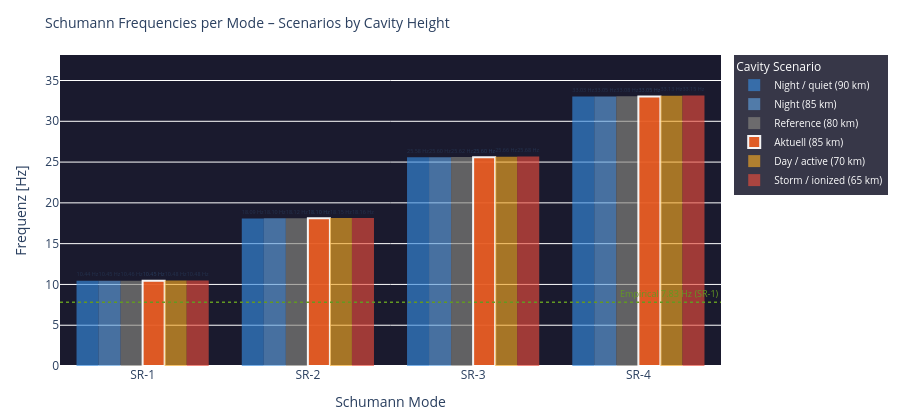

The code cell stored with this chart in its notebook:
### Code cell
# ============================================================
# RESONANCE CONDITIONS – Schumann frequencies as bar chart
# Each SR mode: frequency at different cavity heights
# ============================================================

modi        = [1, 2, 3, 4]
h_scenarios = {
    'Night / quiet (90 km)':   90.0,
    'Night (85 km)':           85.0,
    'Reference (80 km)':        80.0,
    f'Aktuell ({h_eff:.0f} km)': float(h_eff),
    'Day / active (70 km)':     70.0,
    'Storm / ionized (65 km)': 65.0,
}
colors_h = ['#378ADD','#5F9FDD','#888780','#E85D24','#F2A623','#e74c3c']

fig = go.Figure()

x_labels = [f'SR-{n}' for n in modi]

for i, (label, h) in enumerate(h_scenarios.items()):
    freqs = [schumann_freq(n, h) for n in modi]
    # Highlight if this is the current height
    is_current = abs(h - float(h_eff)) < 0.1
    fig.add_trace(go.Bar(
        name=label,
        x=x_labels,
        y=freqs,
        marker_color=colors_h[i],
        opacity=0.95 if is_current else 0.65,
        marker_line=dict(color='white', width=2) if is_current else dict(width=0),
        text=[f'{f:.2f} Hz' for f in freqs],
        textposition='outside',
        textfont=dict(size=8),
    ))

# Referenz-Linie SR-1 = 7.83 Hz (empirisch)
fig.add_hline(y=7.83, line_dash='dot', line_color='#639922', line_width=1.5,
              annotation_text='Empirical 7.83 Hz (SR-1)',
              annotation_font=dict(size=9, color='#639922'))

fig.update_layout(
    title=dict(text='Schumann Frequencies per Mode – Scenarios by Cavity Height', font=dict(size=14)),
    barmode='group',
    xaxis=dict(title='Schumann Mode'),
    yaxis=dict(title='Frequenz [Hz]', range=[0, max(schumann_freq(4, 65)*1.15, 38)]),
    height=420,
    plot_bgcolor='#1a1a2e',
    paper_bgcolor='rgba(0,0,0,0)',
    legend=dict(title='Cavity Scenario', bgcolor='rgba(20,20,40,0.85)',
                font=dict(color='white', size=10)),
    margin=dict(l=60, r=30, t=55, b=50)
)
fig.show()

# Textausgabe Delta zur Referenz
print(f'\nFrequency delta (current {h_eff:.0f} km vs. reference 80 km):')
ref_f = {n: schumann_freq(n, 80.0) for n in modi}
act_f = {n: schumann_freq(n, float(h_eff)) for n in modi}
for n in modi:
    d = (act_f[n] - ref_f[n]) * 1000
    print(f'  SR-{n}: {act_f[n]:.4f} Hz  (Ref {ref_f[n]:.4f} Hz  Δ {d:+.1f} mHz)')

### Figure 1 — Plotly figure (JSON) as saved in the notebook; plotly's stock layout.template omitted (floating-point values rounded to 4 significant figures)
{"data": [{"marker": {"color": "#378ADD", "line": {"width": 0}}, "name": "Night / quiet (90 km)", "opacity": 0.65, "text": ["10.44 Hz", "18.09 Hz", "25.58 Hz", "33.03 Hz"], "textfont": {"size": 8}, "textposition": "outside", "type": "bar", "x": ["SR-1", "SR-2", "SR-3", "SR-4"], "y": [10.44, 18.09, 25.58, 33.03]}, {"marker": {"color": "#5F9FDD", "line": {"width": 0}}, "name": "Night (85 km)", "opacity": 0.65, "text": ["10.45 Hz", "18.10 Hz", "25.60 Hz", "33.05 Hz"], "textfont": {"size": 8}, "textposition": "outside", "type": "bar", "x": ["SR-1", "SR-2", "SR-3", "SR-4"], "y": [10.45, 18.1, 25.6, 33.05]}, {"marker": {"color": "#888780", "line": {"width": 0}}, "name": "Reference (80 km)", "opacity": 0.65, "text": ["10.46 Hz", "18.12 Hz", "25.62 Hz", "33.08 Hz"], "textfont": {"size": 8}, "textposition": "outside", "type": "bar", "x": ["SR-1", "SR-2", "SR-3", "SR-4"], "y": [10.46, 18.12, 25.62, 33.08]}, {"marker": {"color": "#E85D24", "line": {"color": "white", "width": 2}}, "name": "Aktuell (85 km)", "opacity": 0.95, "text": ["10.45 Hz", "18.10 Hz", "25.60 Hz", "33.05 Hz"], "textfont": {"size": 8}, "textposition": "outside", "type": "bar", "x": ["SR-1", "SR-2", "SR-3", "SR-4"], "y": [10.45, 18.1, 25.6, 33.05]}, {"marker": {"color": "#F2A623", "line": {"width": 0}}, "name": "Day / active (70 km)", "opacity": 0.65, "text": ["10.48 Hz", "18.15 Hz", "25.66 Hz", "33.13 Hz"], "textfont": {"size": 8}, "textposition": "outside", "type": "bar", "x": ["SR-1", "SR-2", "SR-3", "SR-4"], "y": [10.48, 18.15, 25.66, 33.13]}, {"marker": {"color": "#e74c3c", "line": {"width": 0}}, "name": "Storm / ionized (65 km)", "opacity": 0.65, "text": ["10.48 Hz", "18.16 Hz", "25.68 Hz", "33.15 Hz"], "textfont": {"size": 8}, "textposition": "outside", "type": "bar", "x": ["SR-1", "SR-2", "SR-3", "SR-4"], "y": [10.48, 18.16, 25.68, 33.15]}], "layout": {"annotations": [{"font": {"color": "#639922", "size": 9}, "showarrow": false, "text": "Empirical 7.83 Hz (SR-1)", "x": 1, "xanchor": "right", "xref": "x domain", "y": 7.83, "yanchor": "bottom", "yref": "y"}], "barmode": "group", "height": 420, "legend": {"bgcolor": "rgba(20,20,40,0.85)", "font": {"color": "white", "size": 10}, "title": {"text": "Cavity Scenario"}}, "margin": {"b": 50, "l": 60, "r": 30, "t": 55}, "paper_bgcolor": "rgba(0,0,0,0)", "plot_bgcolor": "#1a1a2e", "shapes": [{"line": {"color": "#639922", "dash": "dot", "width": 1.5}, "type": "line", "x0": 0, "x1": 1, "xref": "x domain", "y0": 7.83, "y1": 7.83, "yref": "y"}], "title": {"font": {"size": 14}, "text": "Schumann Frequencies per Mode – Scenarios by Cavity Height"}, "xaxis": {"title": {"text": "Schumann Mode"}}, "yaxis": {"range": [0, 38.13], "title": {"text": "Frequenz [Hz]"}}}}
